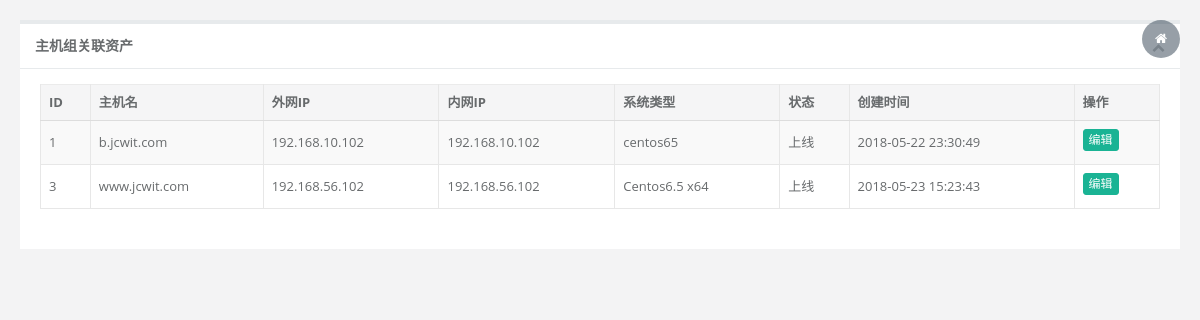
Page /asset/group_asset/nid1 (signed in) on the committed database.
### asset/models.py (models this page shows, shortened)
class Assets(models.Model):
    hostname = models.CharField(max_length=32,unique=True,verbose_name=u'主机名',)
    wip = models.GenericIPAddressField(unique=True,verbose_name=u'外网IP')
    lip = models.GenericIPAddressField(unique=True,verbose_name=u'内网IP')
    system_type = models.CharField(max_length=64,blank=True,null=True,verbose_name=u'系统类型')
    ssh_port = models.IntegerField(default=22,verbose_name='ssh端口')
    cpu = models.CharField(max_length=64,blank=True,null=True,verbose_name=u'CPU')
    memory = models.CharField(max_length=64,blank=True,null=True,verbose_name=u'内存')
    disk = models.CharField(max_length=64,blank=True,null=True,verbose_name=u'硬盘')
    instance_id = models.CharField(max_length=64,null=True,blank=True,verbose_name=u'实例ID')
    buy_time = models.DateTimeField(verbose_name='购买时间', null=True, blank=True)
    expire_time = models.DateTimeField(verbose_name='到期时间', null=True, blank=True)
    online_choices = (
        (0,'上线'),
        (1,'下线'),
    )
    user = models.ForeignKey('HostUsers',verbose_name=u'系统用户')
    online_status = models.SmallIntegerField(choices=online_choices,verbose_name=u'状态')
    serverid = models.IntegerField(blank=True, null=True,verbose_name=u'ServerID')
    gameid = models.IntegerField(blank=True, null=True,verbose_name=u'GameID')
    ctime = models.DateTimeField(auto_now_add=True,verbose_name=u'创建时间')
    utime= models.DateTimeField(auto_now=True,verbose_name=u'修改时间')
    memo = models.CharField(max_length=256,blank=True,null=True,verbose_name=u'备注')
    class Meta:
        db_table = 'assets'
        verbose_name_plural = u'资产'
        verbose_name = u'资产'
        permissions = {
            ("can_add_asset", ("可以添加资产")),
            ("can_change_asset", ("可以修改资产")),
            ("can_delete_asset", ("可以删除资产")),
            ("can_connect_asset", ("可以连接终端")),
            ("can_kill_asset", ("可以关闭终端")),
            ("can_monitor_asset", ("可以监控终端")),
            ("can_view_asset", ("可以查看资产")),
        }

### asset/views.py (the view)
# urls.py: url(r'^group_asset/nid(\d+)$', views.group_asset, name="group_asset"),
@login_required()
def group_asset(request, nid):
    obj = models.HostGroup.objects.get(pk=nid)
    return render(request, 'asset/group_asset.html', {"nid": nid, "asset_list": obj,})

### templates/asset/group_asset.html (shortened to what this page needs)
<!DOCTYPE html>
<html>
<head>
    <link href="/static/css/bootstrap.min.css?v=3.3.6" rel="stylesheet">
    <link href="/static/css/font-awesome.css?v=4.4.0" rel="stylesheet">
    <link href="/static/plugins/dataTables/dataTables.bootstrap.css" rel="stylesheet">
    <link href="/static/css/animate.css" rel="stylesheet">
    <link href="/static/css/style.css?v=4.1.0" rel="stylesheet">
</head>
<body class="gray-bg">
    <div class="wrapper wrapper-content animated fadeInRight">
        <div class="row">
            <div class="col-sm-12">
                <div class="ibox float-e-margins">
                    <div class="ibox-title">
                        <h5>主机组关联资产</h5>
                        <div class="ibox-tools">
                            <a class="collapse-link">
                                <i class="fa fa-chevron-up"></i>
                            </a>
                        </div>
                    </div>
                    <div class="ibox-content">
                        <table class="table table-striped table-bordered table-hover dataTables-host">
                            <thead>
                                <tr>
                                    <th>ID</th>
                                    <th>主机名</th>
                                    <th>外网IP</th>
                                    <th>内网IP</th>
                                    <th>系统类型</th>
                                    <th>状态</th>
                                    <th>创建时间</th>
                                    <th>操作</th>
                                </tr>
                            </thead>
                            <tbody>
                              {%  for asset in asset_list.servers.all %}
                                <tr class="gradeX">
                                    <td>{{ asset.id }}</td>
                                    <td>{{ asset.hostname }}</td>
                                    <td>{{ asset.wip }}</td>
                                    <td>{{ asset.lip }}</td>
                                    <td>{{ asset.system_type }}</td>
                                    <td>{{ asset.get_online_status_display }}</td>
                                    <td>{{ asset.ctime}}</td>
                                    <td><a class="btn btn-primary  btn-xs "
                                                   href="{% url 'asset_edit' asset.id %}">编辑</a></td>
                                </tr>
                            {% endfor %}
                            </tbody>
                        </table>
                </div>
            </div>
        </div>
    </div>
    </div>
</body>
</html>

### rows in the picture
Assets: id "1", hostname "b.jcwit.com", wip "192.168.10.102", lip "192.168.10.102", system_type "centos65", online_status "上线", ctime "2018-05-22 23:30:49"
Assets: id "3", hostname "www.jcwit.com", wip "192.168.56.102", lip "192.168.56.102", system_type "Centos6.5 x64", online_status "上线", ctime "2018-05-23 15:23:43"
